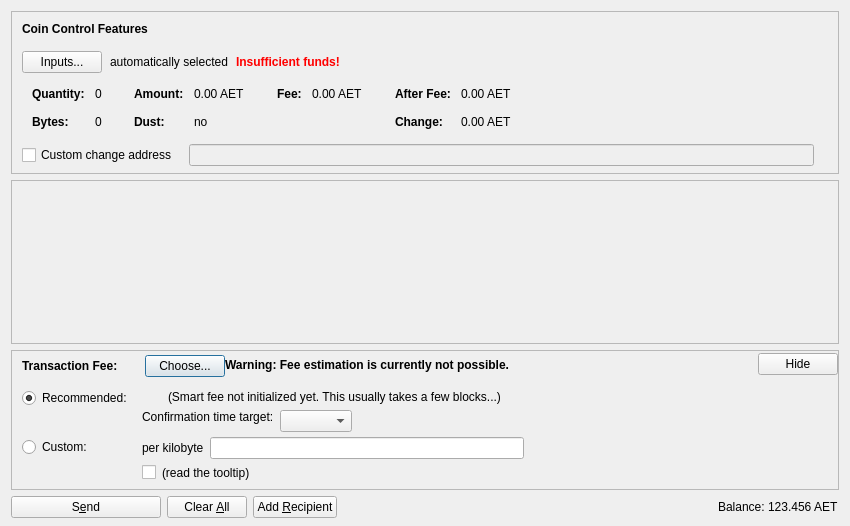
<?xml version="1.0" encoding="UTF-8"?>
<ui version="4.0">
 <class>SendCoinsDialog</class>
 <widget class="QDialog" name="SendCoinsDialog">
  <property name="geometry">
   <rect>
    <x>0</x>
    <y>0</y>
    <width>850</width>
    <height>526</height>
   </rect>
  </property>
  <property name="windowTitle">
   <string>Send Coins</string>
  </property>
  <layout class="QVBoxLayout" name="verticalLayout" stretch="0,1,0,0">
   <property name="bottomMargin">
    <number>8</number>
   </property>
   <item>
    <widget class="QFrame" name="frameCoinControl">
     <property name="sizePolicy">
      <sizepolicy hsizetype="Expanding" vsizetype="Expanding">
       <horstretch>0</horstretch>
       <verstretch>0</verstretch>
      </sizepolicy>
     </property>
     <property name="maximumSize">
      <size>
       <width>16777215</width>
       <height>16777215</height>
      </size>
     </property>
     <property name="frameShape">
      <enum>QFrame::StyledPanel</enum>
     </property>
     <property name="frameShadow">
      <enum>QFrame::Sunken</enum>
     </property>
     <layout class="QVBoxLayout" name="verticalLayoutCoinControl2">
      <property name="spacing">
       <number>0</number>
      </property>
      <property name="leftMargin">
       <number>0</number>
      </property>
      <property name="topMargin">
       <number>0</number>
      </property>
      <property name="rightMargin">
       <number>0</number>
      </property>
      <property name="bottomMargin">
       <number>6</number>
      </property>
      <item>
       <layout class="QVBoxLayout" name="verticalLayoutCoinControl" stretch="0,0,0,0,1">
        <property name="spacing">
         <number>0</number>
        </property>
        <property name="leftMargin">
         <number>10</number>
        </property>
        <property name="topMargin">
         <number>10</number>
        </property>
        <item>
         <layout class="QHBoxLayout" name="horizontalLayoutCoinControl1">
          <property name="bottomMargin">
           <number>15</number>
          </property>
          <item>
           <widget class="QLabel" name="labelCoinControlFeatures">
            <property name="sizePolicy">
             <sizepolicy hsizetype="Preferred" vsizetype="Maximum">
              <horstretch>0</horstretch>
              <verstretch>0</verstretch>
             </sizepolicy>
            </property>
            <property name="font">
             <font>
              <weight>75</weight>
              <bold>true</bold>
             </font>
            </property>
            <property name="styleSheet">
             <string notr="true">font-weight:bold;</string>
            </property>
            <property name="text">
             <string>Coin Control Features</string>
            </property>
           </widget>
          </item>
         </layout>
        </item>
        <item>
         <layout class="QHBoxLayout" name="horizontalLayoutCoinControl2" stretch="0,0,0,0">
          <property name="spacing">
           <number>8</number>
          </property>
          <property name="bottomMargin">
           <number>10</number>
          </property>
          <item>
           <widget class="QPushButton" name="pushButtonCoinControl">
            <property name="styleSheet">
             <string notr="true"/>
            </property>
            <property name="text">
             <string>Inputs...</string>
            </property>
            <property name="autoDefault">
             <bool>false</bool>
            </property>
           </widget>
          </item>
          <item>
           <widget class="QLabel" name="labelCoinControlAutomaticallySelected">
            <property name="text">
             <string>automatically selected</string>
            </property>
            <property name="margin">
             <number>5</number>
            </property>
           </widget>
          </item>
          <item>
           <widget class="QLabel" name="labelCoinControlInsuffFunds">
            <property name="font">
             <font>
              <weight>75</weight>
              <bold>true</bold>
             </font>
            </property>
            <property name="styleSheet">
             <string notr="true">color:red;font-weight:bold;</string>
            </property>
            <property name="text">
             <string>Insufficient funds!</string>
            </property>
            <property name="margin">
             <number>5</number>
            </property>
           </widget>
          </item>
          <item>
           <spacer name="horizontalSpacerCoinControl">
            <property name="orientation">
             <enum>Qt::Horizontal</enum>
            </property>
            <property name="sizeHint" stdset="0">
             <size>
              <width>40</width>
              <height>1</height>
             </size>
            </property>
           </spacer>
          </item>
         </layout>
        </item>
        <item>
         <widget class="QWidget" name="widgetCoinControl" native="true">
          <property name="sizePolicy">
           <sizepolicy hsizetype="Preferred" vsizetype="Preferred">
            <horstretch>0</horstretch>
            <verstretch>0</verstretch>
           </sizepolicy>
          </property>
          <property name="minimumSize">
           <size>
            <width>0</width>
            <height>0</height>
           </size>
          </property>
          <property name="styleSheet">
           <string notr="true"/>
          </property>
          <layout class="QHBoxLayout" name="horizontalLayoutCoinControl5">
           <property name="leftMargin">
            <number>0</number>
           </property>
           <property name="topMargin">
            <number>0</number>
           </property>
           <property name="rightMargin">
            <number>0</number>
           </property>
           <property name="bottomMargin">
            <number>0</number>
           </property>
           <item>
            <layout class="QHBoxLayout" name="horizontalLayoutCoinControl3" stretch="0,0,0,1">
             <property name="spacing">
              <number>20</number>
             </property>
             <property name="topMargin">
              <number>0</number>
             </property>
             <property name="bottomMargin">
              <number>10</number>
             </property>
             <item>
              <layout class="QFormLayout" name="formLayoutCoinControl1">
               <property name="horizontalSpacing">
                <number>10</number>
               </property>
               <property name="verticalSpacing">
                <number>14</number>
               </property>
               <property name="leftMargin">
                <number>10</number>
               </property>
               <property name="topMargin">
                <number>4</number>
               </property>
               <property name="rightMargin">
                <number>6</number>
               </property>
               <item row="0" column="0">
                <widget class="QLabel" name="labelCoinControlQuantityText">
                 <property name="font">
                  <font>
                   <weight>75</weight>
                   <bold>true</bold>
                  </font>
                 </property>
                 <property name="text">
                  <string>Quantity:</string>
                 </property>
                 <property name="margin">
                  <number>0</number>
                 </property>
                </widget>
               </item>
               <item row="0" column="1">
                <widget class="QLabel" name="labelCoinControlQuantity">
                 <property name="cursor">
                  <cursorShape>IBeamCursor</cursorShape>
                 </property>
                 <property name="contextMenuPolicy">
                  <enum>Qt::ActionsContextMenu</enum>
                 </property>
                 <property name="text">
                  <string notr="true">0</string>
                 </property>
                 <property name="margin">
                  <number>0</number>
                 </property>
                 <property name="textInteractionFlags">
                  <set>Qt::LinksAccessibleByMouse|Qt::TextSelectableByKeyboard|Qt::TextSelectableByMouse</set>
                 </property>
                </widget>
               </item>
               <item row="1" column="0">
                <widget class="QLabel" name="labelCoinControlBytesText">
                 <property name="font">
                  <font>
                   <weight>75</weight>
                   <bold>true</bold>
                  </font>
                 </property>
                 <property name="text">
                  <string>Bytes:</string>
                 </property>
                </widget>
               </item>
               <item row="1" column="1">
                <widget class="QLabel" name="labelCoinControlBytes">
                 <property name="cursor">
                  <cursorShape>IBeamCursor</cursorShape>
                 </property>
                 <property name="contextMenuPolicy">
                  <enum>Qt::ActionsContextMenu</enum>
                 </property>
                 <property name="text">
                  <string notr="true">0</string>
                 </property>
                 <property name="textInteractionFlags">
                  <set>Qt::LinksAccessibleByMouse|Qt::TextSelectableByKeyboard|Qt::TextSelectableByMouse</set>
                 </property>
                </widget>
               </item>
              </layout>
             </item>
             <item>
              <layout class="QFormLayout" name="formLayoutCoinControl2">
               <property name="horizontalSpacing">
                <number>10</number>
               </property>
               <property name="verticalSpacing">
                <number>14</number>
               </property>
               <property name="leftMargin">
                <number>6</number>
               </property>
               <property name="topMargin">
                <number>4</number>
               </property>
               <property name="rightMargin">
                <number>6</number>
               </property>
               <item row="0" column="0">
                <widget class="QLabel" name="labelCoinControlAmountText">
                 <property name="font">
                  <font>
                   <weight>75</weight>
                   <bold>true</bold>
                  </font>
                 </property>
                 <property name="text">
                  <string>Amount:</string>
                 </property>
                 <property name="margin">
                  <number>0</number>
                 </property>
                </widget>
               </item>
               <item row="0" column="1">
                <widget class="QLabel" name="labelCoinControlAmount">
                 <property name="cursor">
                  <cursorShape>IBeamCursor</cursorShape>
                 </property>
                 <property name="contextMenuPolicy">
                  <enum>Qt::ActionsContextMenu</enum>
                 </property>
                 <property name="text">
                  <string notr="true">0.00 AET</string>
                 </property>
                 <property name="textInteractionFlags">
                  <set>Qt::LinksAccessibleByMouse|Qt::TextSelectableByKeyboard|Qt::TextSelectableByMouse</set>
                 </property>
                </widget>
               </item>
               <item row="1" column="0">
                <widget class="QLabel" name="labelCoinControlLowOutputText">
                 <property name="font">
                  <font>
                   <weight>75</weight>
                   <bold>true</bold>
                  </font>
                 </property>
                 <property name="text">
                  <string>Dust:</string>
                 </property>
                </widget>
               </item>
               <item row="1" column="1">
                <widget class="QLabel" name="labelCoinControlLowOutput">
                 <property name="cursor">
                  <cursorShape>IBeamCursor</cursorShape>
                 </property>
                 <property name="contextMenuPolicy">
                  <enum>Qt::ActionsContextMenu</enum>
                 </property>
                 <property name="text">
                  <string notr="true">no</string>
                 </property>
                 <property name="textInteractionFlags">
                  <set>Qt::LinksAccessibleByMouse|Qt::TextSelectableByKeyboard|Qt::TextSelectableByMouse</set>
                 </property>
                </widget>
               </item>
              </layout>
             </item>
             <item>
              <layout class="QFormLayout" name="formLayoutCoinControl3">
               <property name="horizontalSpacing">
                <number>10</number>
               </property>
               <property name="verticalSpacing">
                <number>14</number>
               </property>
               <property name="leftMargin">
                <number>6</number>
               </property>
               <property name="topMargin">
                <number>4</number>
               </property>
               <property name="rightMargin">
                <number>6</number>
               </property>
               <item row="0" column="0">
                <widget class="QLabel" name="labelCoinControlFeeText">
                 <property name="font">
                  <font>
                   <weight>75</weight>
                   <bold>true</bold>
                  </font>
                 </property>
                 <property name="text">
                  <string>Fee:</string>
                 </property>
                 <property name="margin">
                  <number>0</number>
                 </property>
                </widget>
               </item>
               <item row="0" column="1">
                <widget class="QLabel" name="labelCoinControlFee">
                 <property name="cursor">
                  <cursorShape>IBeamCursor</cursorShape>
                 </property>
                 <property name="contextMenuPolicy">
                  <enum>Qt::ActionsContextMenu</enum>
                 </property>
                 <property name="text">
                  <string notr="true">0.00 AET</string>
                 </property>
                 <property name="textInteractionFlags">
                  <set>Qt::LinksAccessibleByMouse|Qt::TextSelectableByKeyboard|Qt::TextSelectableByMouse</set>
                 </property>
                </widget>
               </item>
              </layout>
             </item>
             <item>
              <layout class="QFormLayout" name="formLayoutCoinControl4">
               <property name="horizontalSpacing">
                <number>10</number>
               </property>
               <property name="verticalSpacing">
                <number>14</number>
               </property>
               <property name="leftMargin">
                <number>6</number>
               </property>
               <property name="topMargin">
                <number>4</number>
               </property>
               <property name="rightMargin">
                <number>6</number>
               </property>
               <item row="0" column="0">
                <widget class="QLabel" name="labelCoinControlAfterFeeText">
                 <property name="font">
                  <font>
                   <weight>75</weight>
                   <bold>true</bold>
                  </font>
                 </property>
                 <property name="text">
                  <string>After Fee:</string>
                 </property>
                 <property name="margin">
                  <number>0</number>
                 </property>
                </widget>
               </item>
               <item row="0" column="1">
                <widget class="QLabel" name="labelCoinControlAfterFee">
                 <property name="cursor">
                  <cursorShape>IBeamCursor</cursorShape>
                 </property>
                 <property name="contextMenuPolicy">
                  <enum>Qt::ActionsContextMenu</enum>
                 </property>
                 <property name="text">
                  <string notr="true">0.00 AET</string>
                 </property>
                 <property name="textInteractionFlags">
                  <set>Qt::LinksAccessibleByMouse|Qt::TextSelectableByKeyboard|Qt::TextSelectableByMouse</set>
                 </property>
                </widget>
               </item>
               <item row="1" column="0">
                <widget class="QLabel" name="labelCoinControlChangeText">
                 <property name="font">
                  <font>
                   <weight>75</weight>
                   <bold>true</bold>
                  </font>
                 </property>
                 <property name="text">
                  <string>Change:</string>
                 </property>
                </widget>
               </item>
               <item row="1" column="1">
                <widget class="QLabel" name="labelCoinControlChange">
                 <property name="cursor">
                  <cursorShape>IBeamCursor</cursorShape>
                 </property>
                 <property name="contextMenuPolicy">
                  <enum>Qt::ActionsContextMenu</enum>
                 </property>
                 <property name="text">
                  <string notr="true">0.00 AET</string>
                 </property>
                 <property name="textInteractionFlags">
                  <set>Qt::LinksAccessibleByMouse|Qt::TextSelectableByKeyboard|Qt::TextSelectableByMouse</set>
                 </property>
                </widget>
               </item>
              </layout>
             </item>
            </layout>
           </item>
          </layout>
         </widget>
        </item>
        <item>
         <layout class="QHBoxLayout" name="horizontalLayoutCoinControl4" stretch="0,0,0">
          <property name="spacing">
           <number>12</number>
          </property>
          <property name="sizeConstraint">
           <enum>QLayout::SetDefaultConstraint</enum>
          </property>
          <property name="topMargin">
           <number>5</number>
          </property>
          <property name="rightMargin">
           <number>5</number>
          </property>
          <item>
           <widget class="QCheckBox" name="checkBoxCoinControlChange">
            <property name="toolTip">
             <string>If this is activated, but the change address is empty or invalid, change will be sent to a newly generated address.</string>
            </property>
            <property name="text">
             <string>Custom change address</string>
            </property>
           </widget>
          </item>
          <item>
           <widget class="QValidatedLineEdit" name="lineEditCoinControlChange">
            <property name="enabled">
             <bool>false</bool>
            </property>
            <property name="sizePolicy">
             <sizepolicy hsizetype="Expanding" vsizetype="Fixed">
              <horstretch>0</horstretch>
              <verstretch>0</verstretch>
             </sizepolicy>
            </property>
           </widget>
          </item>
          <item>
           <widget class="QLabel" name="labelCoinControlChangeLabel">
            <property name="sizePolicy">
             <sizepolicy hsizetype="Preferred" vsizetype="Expanding">
              <horstretch>0</horstretch>
              <verstretch>0</verstretch>
             </sizepolicy>
            </property>
            <property name="minimumSize">
             <size>
              <width>0</width>
              <height>0</height>
             </size>
            </property>
            <property name="text">
             <string/>
            </property>
            <property name="margin">
             <number>3</number>
            </property>
           </widget>
          </item>
         </layout>
        </item>
        <item>
         <spacer name="verticalSpacerCoinControl">
          <property name="orientation">
           <enum>Qt::Vertical</enum>
          </property>
          <property name="sizeHint" stdset="0">
           <size>
            <width>800</width>
            <height>1</height>
           </size>
          </property>
         </spacer>
        </item>
       </layout>
      </item>
     </layout>
    </widget>
   </item>
   <item>
    <widget class="QScrollArea" name="scrollArea">
     <property name="widgetResizable">
      <bool>true</bool>
     </property>
     <widget class="QWidget" name="scrollAreaWidgetContents">
      <property name="geometry">
       <rect>
        <x>0</x>
        <y>0</y>
        <width>830</width>
        <height>104</height>
       </rect>
      </property>
      <layout class="QVBoxLayout" name="verticalLayout_2" stretch="0,1">
       <property name="leftMargin">
        <number>0</number>
       </property>
       <property name="topMargin">
        <number>0</number>
       </property>
       <property name="rightMargin">
        <number>0</number>
       </property>
       <property name="bottomMargin">
        <number>0</number>
       </property>
       <item>
        <layout class="QVBoxLayout" name="entries">
         <property name="spacing">
          <number>6</number>
         </property>
        </layout>
       </item>
       <item>
        <spacer name="verticalSpacer">
         <property name="orientation">
          <enum>Qt::Vertical</enum>
         </property>
         <property name="sizeHint" stdset="0">
          <size>
           <width>20</width>
           <height>40</height>
          </size>
         </property>
        </spacer>
       </item>
      </layout>
     </widget>
    </widget>
   </item>
   <item>
    <widget class="QFrame" name="frameFee">
     <property name="sizePolicy">
      <sizepolicy hsizetype="Expanding" vsizetype="Expanding">
       <horstretch>0</horstretch>
       <verstretch>0</verstretch>
      </sizepolicy>
     </property>
     <property name="maximumSize">
      <size>
       <width>16777215</width>
       <height>16777215</height>
      </size>
     </property>
     <property name="frameShape">
      <enum>QFrame::StyledPanel</enum>
     </property>
     <property name="frameShadow">
      <enum>QFrame::Sunken</enum>
     </property>
     <layout class="QVBoxLayout" name="verticalLayoutFee1">
      <property name="spacing">
       <number>0</number>
      </property>
      <property name="leftMargin">
       <number>0</number>
      </property>
      <property name="topMargin">
       <number>0</number>
      </property>
      <property name="rightMargin">
       <number>0</number>
      </property>
      <property name="bottomMargin">
       <number>0</number>
      </property>
      <item>
       <layout class="QVBoxLayout" name="verticalLayoutFee2" stretch="0,0,0">
        <property name="spacing">
         <number>0</number>
        </property>
        <property name="leftMargin">
         <number>10</number>
        </property>
        <property name="topMargin">
         <number>0</number>
        </property>
        <item>
         <layout class="QHBoxLayout" name="horizontalLayoutFee1">
          <property name="bottomMargin">
           <number>0</number>
          </property>
          <item>
           <layout class="QVBoxLayout" name="verticalLayoutFee7">
            <property name="spacing">
             <number>0</number>
            </property>
            <item>
             <spacer name="verticalSpacerSmartFee">
              <property name="orientation">
               <enum>Qt::Vertical</enum>
              </property>
              <property name="sizeType">
               <enum>QSizePolicy::Fixed</enum>
              </property>
              <property name="sizeHint" stdset="0">
               <size>
                <width>1</width>
                <height>4</height>
               </size>
              </property>
             </spacer>
            </item>
            <item>
             <layout class="QHBoxLayout" name="horizontalLayoutSmartFee">
              <property name="spacing">
               <number>10</number>
              </property>
              <item>
               <widget class="QLabel" name="labelFeeHeadline">
                <property name="sizePolicy">
                 <sizepolicy hsizetype="Preferred" vsizetype="Maximum">
                  <horstretch>0</horstretch>
                  <verstretch>0</verstretch>
                 </sizepolicy>
                </property>
                <property name="font">
                 <font>
                  <weight>75</weight>
                  <bold>true</bold>
                 </font>
                </property>
                <property name="styleSheet">
                 <string notr="true">font-weight:bold;</string>
                </property>
                <property name="text">
                 <string>Transaction Fee:</string>
                </property>
               </widget>
              </item>
              <item>
               <widget class="QLabel" name="labelFeeMinimized">
                <property name="text">
                 <string/>
                </property>
               </widget>
              </item>
              <item>
               <widget class="QPushButton" name="buttonChooseFee">
                <property name="text">
                 <string>Choose...</string>
                </property>
               </widget>
              </item>
             </layout>
            </item>
            <item>
             <spacer name="verticalSpacer_5">
              <property name="orientation">
               <enum>Qt::Vertical</enum>
              </property>
              <property name="sizeHint" stdset="0">
               <size>
                <width>1</width>
                <height>1</height>
               </size>
              </property>
             </spacer>
            </item>
           </layout>
          </item>
          <item>
           <widget class="QLabel" name="fallbackFeeWarningLabel">
            <property name="toolTip">
             <string>Using the fallbackfee can result in sending a transaction that will take several hours or days (or never) to confirm. Consider choosing your fee manually or wait until you have validated the complete chain.</string>
            </property>
            <property name="font">
            <font>
                <weight>75</weight>
                <bold>true</bold>
            </font>
            </property>
            <property name="text">
             <string>Warning: Fee estimation is currently not possible.</string>
            </property>
            <property name="wordWrap">
             <bool>false</bool>
            </property>
           </widget>
          </item>
          <item>
           <spacer name="horizontalSpacer_4">
            <property name="orientation">
             <enum>Qt::Horizontal</enum>
            </property>
            <property name="sizeType">
             <enum>QSizePolicy::MinimumExpanding</enum>
            </property>
            <property name="sizeHint" stdset="0">
             <size>
              <width>40</width>
              <height>20</height>
             </size>
            </property>
           </spacer>
          </item>
          <item>
           <widget class="QPushButton" name="buttonMinimizeFee">
            <property name="toolTip">
             <string>collapse fee-settings</string>
            </property>
            <property name="text">
             <string>Hide</string>
            </property>
           </widget>
          </item>
         </layout>
        </item>
        <item>
         <widget class="QFrame" name="frameFeeSelection">
          <layout class="QVBoxLayout" name="verticalLayoutFee12">
           <property name="spacing">
            <number>0</number>
           </property>
           <property name="leftMargin">
            <number>0</number>
           </property>
           <property name="topMargin">
            <number>0</number>
           </property>
           <property name="rightMargin">
            <number>0</number>
           </property>
           <property name="bottomMargin">
            <number>0</number>
           </property>
           <item>
            <layout class="QGridLayout" name="gridLayoutFee">
             <property name="topMargin">
              <number>10</number>
             </property>
             <property name="bottomMargin">
              <number>4</number>
             </property>
             <property name="horizontalSpacing">
              <number>10</number>
             </property>
             <property name="verticalSpacing">
              <number>4</number>
             </property>
             <item row="1" column="1">
              <layout class="QVBoxLayout" name="verticalLayoutFee8">
               <property name="spacing">
                <number>6</number>
               </property>
               <item>
                <layout class="QHBoxLayout" name="horizontalLayoutFee13">
                 <item>
                  <widget class="QLabel" name="labelCustomPerKilobyte">
                   <property name="toolTip">
                    <string>If the custom fee is set to 1000 satoshis and the transaction is only 250 bytes, then &quot;per kilobyte&quot; only pays 250 satoshis in fee, while &quot;total at least&quot; pays 1000 satoshis. For transactions bigger than a kilobyte both pay by kilobyte.</string>
                   </property>
                   <property name="text">
                    <string>per kilobyte</string>
                   </property>
                  </widget>
                 </item>
                 <item>
                  <widget class="BitcoinAmountField" name="customFee"/>
                 </item>
                 <item>
                  <spacer name="horizontalSpacer_6">
                   <property name="orientation">
                    <enum>Qt::Horizontal</enum>
                   </property>
                   <property name="sizeHint" stdset="0">
                    <size>
                     <width>1</width>
                     <height>1</height>
                    </size>
                   </property>
                  </spacer>
                 </item>
                </layout>
               </item>
               <item>
                <layout class="QHBoxLayout" name="horizontalLayoutFee8">
                 <item>
                  <widget class="QCheckBox" name="checkBoxMinimumFee">
                   <property name="toolTip">
                    <string>Paying only the minimum fee is just fine as long as there is less transaction volume than space in the blocks. But be aware that this can end up in a never confirming transaction once there is more demand for aet transactions than the network can process.</string>
                   </property>
                   <property name="text">
                    <string/>
                   </property>
                  </widget>
                 </item>
                 <item>
                  <widget class="QLabel" name="labelMinFeeWarning">
                   <property name="enabled">
                    <bool>true</bool>
                   </property>
                   <property name="toolTip">
                    <string>Paying only the minimum fee is just fine as long as there is less transaction volume than space in the blocks. But be aware that this can end up in a never confirming transaction once there is more demand for aet transactions than the network can process.</string>
                   </property>
                   <property name="text">
                    <string>(read the tooltip)</string>
                   </property>
                   <property name="margin">
                    <number>5</number>
                   </property>
                  </widget>
                 </item>
                 <item>
                  <spacer name="horizontalSpacer_2">
                   <property name="orientation">
                    <enum>Qt::Horizontal</enum>
                   </property>
                   <property name="sizeHint" stdset="0">
                    <size>
                     <width>1</width>
                     <height>1</height>
                    </size>
                   </property>
                  </spacer>
                 </item>
                </layout>
               </item>
              </layout>
             </item>
             <item row="0" column="0">
              <layout class="QVBoxLayout" name="verticalLayoutFee4" stretch="0,1">
               <item>
                <widget class="QRadioButton" name="radioSmartFee">
                 <property name="text">
                  <string>Recommended:</string>
                 </property>
                 <property name="checked">
                  <bool>true</bool>
                 </property>
                 <attribute name="buttonGroup">
                  <string notr="true">groupFee</string>
                 </attribute>
                </widget>
               </item>
               <item>
                <spacer name="verticalSpacer_2">
                 <property name="orientation">
                  <enum>Qt::Vertical</enum>
                 </property>
                 <property name="sizeHint" stdset="0">
                  <size>
                   <width>1</width>
                   <height>1</height>
                  </size>
                 </property>
                </spacer>
               </item>
              </layout>
             </item>
             <item row="1" column="0">
              <layout class="QVBoxLayout" name="verticalLayoutFee9" stretch="0,1">
               <item>
                <widget class="QRadioButton" name="radioCustomFee">
                 <property name="text">
                  <string>Custom:</string>
                 </property>
                 <attribute name="buttonGroup">
                  <string notr="true">groupFee</string>
                 </attribute>
                </widget>
               </item>
               <item>
                <spacer name="verticalSpacer_6">
                 <property name="orientation">
                  <enum>Qt::Vertical</enum>
                 </property>
                 <property name="sizeHint" stdset="0">
                  <size>
                   <width>1</width>
                   <height>1</height>
                  </size>
                 </property>
                </spacer>
               </item>
              </layout>
             </item>
             <item row="0" column="1">
              <layout class="QVBoxLayout" name="verticalLayoutFee3" stretch="0,0,1">
               <property name="spacing">
                <number>6</number>
               </property>
               <property name="topMargin">
                <number>2</number>
               </property>
               <item>
                <layout class="QHBoxLayout" name="horizontalLayoutFee12">
                 <item>
                  <widget class="QLabel" name="labelSmartFee">
                   <property name="text">
                    <string/>
                   </property>
                   <property name="margin">
                    <number>2</number>
                   </property>
                  </widget>
                 </item>
                 <item>
                  <widget class="QLabel" name="labelFeeEstimation">
                   <property name="text">
                    <string/>
                   </property>
                  </widget>
                 </item>
                 <item>
                  <widget class="QLabel" name="labelSmartFee2">
                   <property name="text">
                    <string>(Smart fee not initialized yet. This usually takes a few blocks...)</string>
                   </property>
                   <property name="margin">
                    <number>2</number>
                   </property>
                  </widget>
                 </item>
                 <item>
                  <spacer name="horizontalSpacer_5">
                   <property name="orientation">
                    <enum>Qt::Horizontal</enum>
                   </property>
                   <property name="sizeHint" stdset="0">
                    <size>
                     <width>1</width>
                     <height>1</height>
                    </size>
                   </property>
                  </spacer>
                 </item>
                </layout>
               </item>
               <item>
                <layout class="QHBoxLayout" name="horizontalLayoutFee9">
                 <item>
                  <layout class="QVBoxLayout" name="verticalLayoutFee6">
                   <item>
                    <widget class="QLabel" name="labelSmartFee3">
                     <property name="text">
                      <string>Confirmation time target:</string>
                     </property>
                     <property name="margin">
                      <number>2</number>
                     </property>
                    </widget>
                   </item>
                   <item>
                    <spacer name="verticalSpacer_3">
                     <property name="orientation">
                      <enum>Qt::Vertical</enum>
                     </property>
                     <property name="sizeHint" stdset="0">
                      <size>
                       <width>1</width>
                       <height>1</height>
                      </size>
                     </property>
                    </spacer>
                   </item>
                  </layout>
                 </item>
                 <item>
                  <layout class="QVBoxLayout" name="verticalLayoutFee5">
                   <property name="rightMargin">
                    <number>30</number>
                   </property>
                   <item>
                    <layout class="QHBoxLayout" name="horizontalLayoutConfTarget">
                     <property name="bottomMargin">
                      <number>0</number>
                     </property>
                     <item>
                      <widget class="QComboBox" name="confTargetSelector"/>
                     </item>
                     <item>
                      <spacer name="horizontalSpacerConfTarget">
                       <property name="orientation">
                        <enum>Qt::Horizontal</enum>
                       </property>
                       <property name="sizeHint" stdset="0">
                        <size>
                         <width>40</width>
                         <height>20</height>
                        </size>
                       </property>
                      </spacer>
                     </item>
                    </layout>
                   </item>
                  </layout>
                 </item>
                </layout>
               </item>
               <item>
                <spacer name="verticalSpacer_4">
                 <property name="orientation">
                  <enum>Qt::Vertical</enum>
                 </property>
                 <property name="sizeHint" stdset="0">
                  <size>
                   <width>1</width>
                   <height>1</height>
                  </size>
                 </property>
                </spacer>
               </item>
              </layout>
             </item>
            </layout>
           </item>
          </layout>
         </widget>
        </item>
        <item>
         <spacer name="verticalSpacerFee">
          <property name="orientation">
           <enum>Qt::Vertical</enum>
          </property>
          <property name="sizeHint" stdset="0">
           <size>
            <width>40</width>
            <height>5</height>
           </size>
          </property>
         </spacer>
        </item>
       </layout>
      </item>
     </layout>
    </widget>
   </item>
   <item>
    <layout class="QHBoxLayout" name="horizontalLayout">
     <item>
      <widget class="QPushButton" name="sendButton">
       <property name="minimumSize">
        <size>
         <width>150</width>
         <height>0</height>
        </size>
       </property>
       <property name="toolTip">
        <string>Confirm the send action</string>
       </property>
       <property name="text">
        <string>S&amp;end</string>
       </property>
       <property name="icon">
        <iconset resource="../bitcoin.qrc">
         <normaloff>:/icons/send</normaloff>:/icons/send</iconset>
       </property>
       <property name="autoDefault">
        <bool>false</bool>
       </property>
       <property name="default">
        <bool>false</bool>
       </property>
      </widget>
     </item>
     <item>
      <widget class="QPushButton" name="clearButton">
       <property name="sizePolicy">
        <sizepolicy hsizetype="Minimum" vsizetype="Fixed">
         <horstretch>0</horstretch>
         <verstretch>0</verstretch>
        </sizepolicy>
       </property>
       <property name="toolTip">
        <string>Clear all fields of the form.</string>
       </property>
       <property name="text">
        <string>Clear &amp;All</string>
       </property>
       <property name="icon">
        <iconset resource="../bitcoin.qrc">
         <normaloff>:/icons/remove</normaloff>:/icons/remove</iconset>
       </property>
       <property name="autoDefault">
        <bool>false</bool>
       </property>
      </widget>
     </item>
     <item>
      <widget class="QPushButton" name="addButton">
       <property name="toolTip">
        <string>Send to multiple recipients at once</string>
       </property>
       <property name="text">
        <string>Add &amp;Recipient</string>
       </property>
       <property name="icon">
        <iconset resource="../bitcoin.qrc">
         <normaloff>:/icons/add</normaloff>:/icons/add</iconset>
       </property>
       <property name="autoDefault">
        <bool>false</bool>
       </property>
      </widget>
     </item>
     <item>
      <spacer name="horizontalSpacer">
       <property name="orientation">
        <enum>Qt::Horizontal</enum>
       </property>
       <property name="sizeHint" stdset="0">
        <size>
         <width>40</width>
         <height>20</height>
        </size>
       </property>
      </spacer>
     </item>
     <item>
      <layout class="QHBoxLayout" name="horizontalLayout_2">
       <property name="spacing">
        <number>3</number>
       </property>
       <item>
        <widget class="QLabel" name="label">
         <property name="sizePolicy">
          <sizepolicy hsizetype="Preferred" vsizetype="Fixed">
           <horstretch>0</horstretch>
           <verstretch>0</verstretch>
          </sizepolicy>
         </property>
         <property name="text">
          <string>Balance:</string>
         </property>
        </widget>
       </item>
       <item>
        <widget class="QLabel" name="labelBalance">
         <property name="sizePolicy">
          <sizepolicy hsizetype="Preferred" vsizetype="Fixed">
           <horstretch>0</horstretch>
           <verstretch>0</verstretch>
          </sizepolicy>
         </property>
         <property name="cursor">
          <cursorShape>IBeamCursor</cursorShape>
         </property>
         <property name="text">
          <string notr="true">123.456 AET</string>
         </property>
         <property name="textInteractionFlags">
          <set>Qt::LinksAccessibleByMouse|Qt::TextSelectableByKeyboard|Qt::TextSelectableByMouse</set>
         </property>
        </widget>
       </item>
      </layout>
     </item>
    </layout>
   </item>
  </layout>
 </widget>
 <customwidgets>
  <customwidget>
   <class>QValidatedLineEdit</class>
   <extends>QLineEdit</extends>
   <header>qvalidatedlineedit.h</header>
  </customwidget>
  <customwidget>
   <class>BitcoinAmountField</class>
   <extends>QLineEdit</extends>
   <header>bitcoinamountfield.h</header>
   <container>1</container>
  </customwidget>
 </customwidgets>
 <resources>
  <include location="../bitcoin.qrc"/>
 </resources>
 <connections/>
 <buttongroups>
  <buttongroup name="groupFee"/>
 </buttongroups>
</ui>
